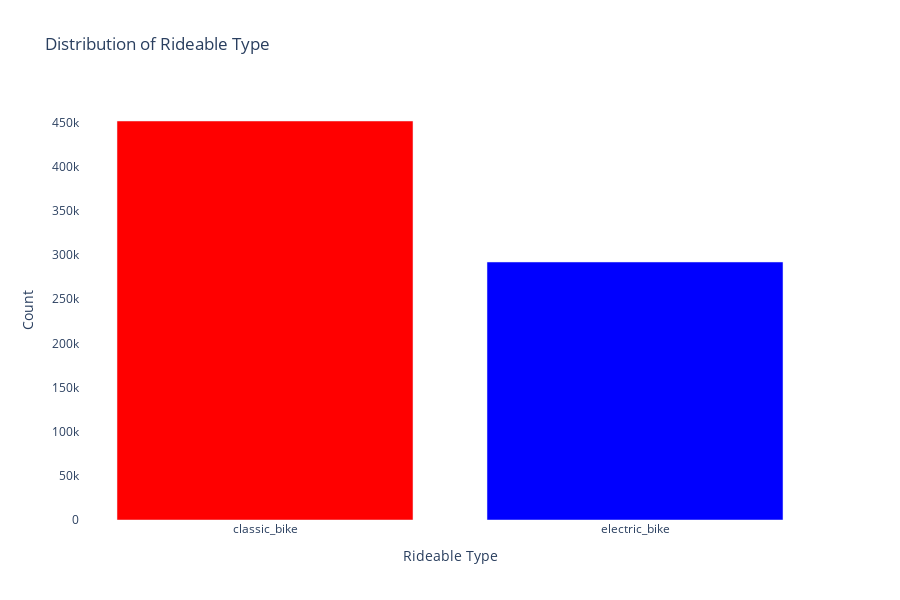

Notebook cell for this chart:
### Markdown cell above
classic bikes are 60.7% of the rideables

### Code cell
# now we can plot this (will use in our dashboard):

fig = go.Figure(go.Bar(
    x=rideable_types['rideable_type'],
    y=rideable_types['count'],
    marker = {'color':rideable_types['count'], 'colorscale' : 'bluered'}
                      ))

# Update the layout
fig.update_layout(
    title='Distribution of Rideable Type',
    xaxis_title='Rideable Type',
    yaxis_title='Count',
    plot_bgcolor='white',
    width=900,
    height=600
)

# Show the figure
fig.show()

### Figure 1 — Plotly figure (JSON) as saved in the notebook; plotly's stock layout.template omitted (floating-point values rounded to 4 significant figures)
{"data": [{"marker": {"color": [451927, 292224], "colorscale": [[0, "rgb(0,0,255)"], [1, "rgb(255,0,0)"]]}, "type": "bar", "x": ["classic_bike", "electric_bike"], "y": [451927, 292224]}], "layout": {"height": 600, "plot_bgcolor": "white", "title": {"text": "Distribution of Rideable Type"}, "width": 900, "xaxis": {"autorange": true, "range": [-0.5, 1.5], "title": {"text": "Rideable Type"}, "type": "category"}, "yaxis": {"autorange": true, "range": [0, 475700.0], "title": {"text": "Count"}, "type": "linear"}}}
